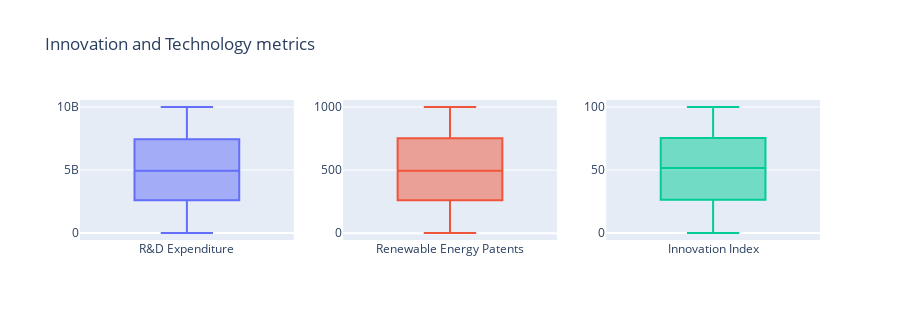

Notebook code for this chart:
### Code cell
boxplots(train_df, innovation, 'Innovation and Technology metrics')

### Figure 1 — Plotly figure (JSON) as saved in the notebook; plotly's stock layout.template omitted (floating-point values rounded to 4 significant figures; data arrays with more than 128 entries replaced by an {"elided": "..."} marker saying what was removed)
{"data": [{"boxpoints": "outliers", "name": "R&D Expenditure", "type": "box", "xaxis": "x", "y": {"elided": "2400 float values"}, "yaxis": "y"}, {"boxpoints": "outliers", "name": "Renewable Energy Patents", "type": "box", "xaxis": "x2", "y": {"elided": "2400 int values"}, "yaxis": "y2"}, {"boxpoints": "outliers", "name": "Innovation Index", "type": "box", "xaxis": "x3", "y": {"elided": "2400 float values"}, "yaxis": "y3"}], "layout": {"height": 320, "showlegend": false, "title": {"text": "Innovation and Technology metrics"}, "xaxis": {"anchor": "y", "domain": [0, 0.2889]}, "xaxis2": {"anchor": "y2", "domain": [0.3556, 0.6444]}, "xaxis3": {"anchor": "y3", "domain": [0.7111, 1]}, "yaxis": {"anchor": "x", "domain": [0, 1]}, "yaxis2": {"anchor": "x2", "domain": [0, 1]}, "yaxis3": {"anchor": "x3", "domain": [0, 1]}}}
